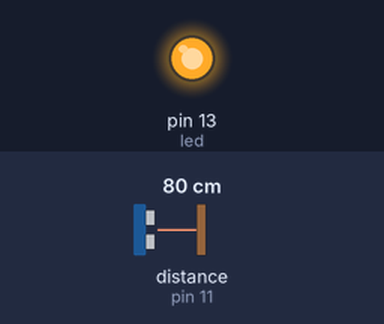
This sketch was run on a simulated Arduino Uno, built with avr-gcc and run on an emulated ATmega328P. Shown: output pins drawn as LEDs (lit = HIGH). Inputs (shaded band) come from the test bench; at power-on: distance to the obstacle (sensor on pin 11) 80 cm. The echo pulse lasts 58.3 µs per cm.

Above: at 1.2 s.
1.3 s: distance to the obstacle (sensor on pin 11) set to 4 cm
2.8 s: distance to the obstacle (sensor on pin 11) set to 2 cm
At 4.0 s:
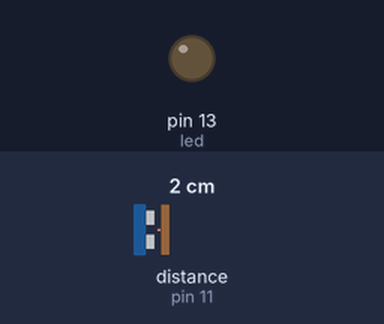
4.3 s: distance to the obstacle (sensor on pin 11) set to 9 cm
At 5.5 s:
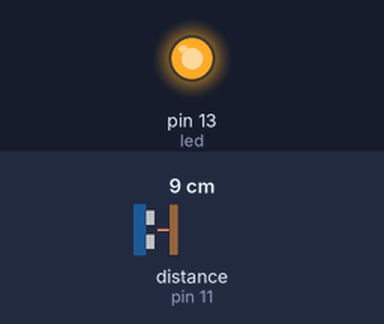
Timing chart, 0 to 7.3 s (numbered marks = the images above; inputs shaded):
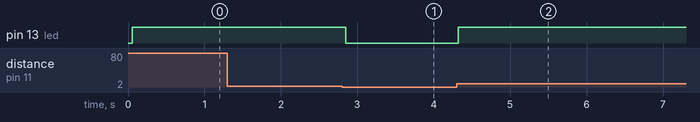

The sketch:

blink_close_analog.ino
```cpp
#include <NewPing.h>

int led = 13;
int dist = 0;
int user = 0;
int constant = 8;

#define TRIGGER_PIN  12  // Arduino pin tied to trigger pin on the ultrasonic sensor.
#define ECHO_PIN     11  // Arduino pin tied to echo pin on the ultrasonic sensor.
#define MAX_DISTANCE 300 // Maximum distance we want to ping for (in centimeters). Maximum sensor distance is rated at 400-500cm.

NewPing sonar(TRIGGER_PIN, ECHO_PIN, MAX_DISTANCE); // NewPing setup of pins and maximum distance.


void setup()
  {
    pinMode(led, OUTPUT);
  }

void loop()
  {
    delay(50);                      // Wait 50ms between pings (about 20 pings/sec). 29ms should be the shortest delay between pings.
    dist = sonar.ping();
    //if (99 < dist < 100)
  /*  if (constant = 7)
         {
           user = 1;
         }
      else
         {
           user = 0;
         }

    while (user = 1)
        {
           digitalWrite(led,HIGH);
              delay(50);
           digitalWrite(led,LOW);
             delay (50);
        };
    while (user = 0)
        {
          digitalWrite(led,HIGH);
            delay(1500);
          digitalWrite(led,LOW);
            delay(500);
   */
  analogWrite(led, dist);
   }
```

Measured:
- the behaviour switches between 3 and 2 cm on distance to the obstacle (sensor on pin 11) (found by bisection; images 0 and 1)
- after the input at 1.3 s, every drawn part: stays the same
- after the input at 2.8 s, pin 13 (led): HIGH → LOW after 0.05 s
- after the input at 4.3 s, pin 13 (led): LOW → HIGH at once
